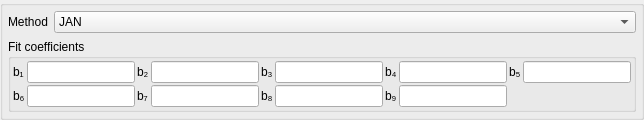
                   <widget class="QGroupBox" name="groupbox_rate_fit">
                    <property name="title">
                     <string/>
                    </property>
                    <property name="flat">
                     <bool>true</bool>
                    </property>
                    <layout class="QGridLayout" name="gridLayout_7" columnstretch="0,1">
                     <property name="leftMargin">
                      <number>5</number>
                     </property>
                     <property name="topMargin">
                      <number>5</number>
                     </property>
                     <property name="rightMargin">
                      <number>5</number>
                     </property>
                     <property name="bottomMargin">
                      <number>5</number>
                     </property>
                     <item row="2" column="0" colspan="2">
                      <widget class="QGroupBox" name="groupbox_rate_fit_coeff">
                       <property name="title">
                        <string>Fit coefficients</string>
                       </property>
                       <property name="flat">
                        <bool>true</bool>
                       </property>
                       <layout class="QGridLayout" name="gridLayout_8">
                        <property name="leftMargin">
                         <number>2</number>
                        </property>
                        <property name="topMargin">
                         <number>2</number>
                        </property>
                        <property name="rightMargin">
                         <number>2</number>
                        </property>
                        <property name="bottomMargin">
                         <number>2</number>
                        </property>
                        <property name="spacing">
                         <number>2</number>
                        </property>
                        <item row="0" column="6">
                         <widget class="QLabel" name="label_fit_b4">
                          <property name="text">
                           <string>b₄</string>
                          </property>
                         </widget>
                        </item>
                        <item row="0" column="9">
                         <widget class="LineEdit" name="lineedit_fit_b5"/>
                        </item>
                        <item row="0" column="3">
                         <widget class="LineEdit" name="lineedit_fit_b2"/>
                        </item>
                        <item row="0" column="7">
                         <widget class="LineEdit" name="lineedit_fit_b4"/>
                        </item>
                        <item row="0" column="2">
                         <widget class="QLabel" name="label_fit_b2">
                          <property name="text">
                           <string>b₂</string>
                          </property>
                         </widget>
                        </item>
                        <item row="0" column="8">
                         <widget class="QLabel" name="label_fit_b5">
                          <property name="text">
                           <string>b₅</string>
                          </property>
                         </widget>
                        </item>
                        <item row="0" column="1">
                         <widget class="LineEdit" name="lineedit_fit_b1"/>
                        </item>
                        <item row="0" column="0">
                         <widget class="QLabel" name="label_fit_b1">
                          <property name="text">
                           <string>b₁</string>
                          </property>
                         </widget>
                        </item>
                        <item row="0" column="5">
                         <widget class="LineEdit" name="lineedit_fit_b3"/>
                        </item>
                        <item row="0" column="4">
                         <widget class="QLabel" name="label_fit_b3">
                          <property name="text">
                           <string>b₃</string>
                          </property>
                         </widget>
                        </item>
                        <item row="1" column="0">
                         <widget class="QLabel" name="label_fit_b6">
                          <property name="text">
                           <string>b₆</string>
                          </property>
                         </widget>
                        </item>
                        <item row="1" column="2">
                         <widget class="QLabel" name="label_fit_b7">
                          <property name="text">
                           <string>b₇</string>
                          </property>
                         </widget>
                        </item>
                        <item row="1" column="4">
                         <widget class="QLabel" name="label_fit_b8">
                          <property name="text">
                           <string>b₈</string>
                          </property>
                         </widget>
                        </item>
                        <item row="1" column="6">
                         <widget class="QLabel" name="label_fit_b9">
                          <property name="text">
                           <string>b₉</string>
                          </property>
                         </widget>
                        </item>
                        <item row="1" column="1">
                         <widget class="LineEdit" name="lineedit_fit_b6"/>
                        </item>
                        <item row="1" column="3">
                         <widget class="LineEdit" name="lineedit_fit_b7"/>
                        </item>
                        <item row="1" column="5">
                         <widget class="LineEdit" name="lineedit_fit_b8"/>
                        </item>
                        <item row="1" column="7">
                         <widget class="LineEdit" name="lineedit_fit_b9"/>
                        </item>
                       </layout>
                       <zorder>label_fit_b4</zorder>
                       <zorder>lineedit_fit_b5</zorder>
                       <zorder>lineedit_fit_b2</zorder>
                       <zorder>lineedit_fit_b4</zorder>
                       <zorder>label_fit_b2</zorder>
                       <zorder>label_fit_b5</zorder>
                       <zorder>label_fit_b1</zorder>
                       <zorder>lineedit_fit_b3</zorder>
                       <zorder>label_fit_b3</zorder>
                       <zorder>label_fit_b6</zorder>
                       <zorder>label_fit_b7</zorder>
                       <zorder>label_fit_b8</zorder>
                       <zorder>label_fit_b9</zorder>
                       <zorder>lineedit_fit_b6</zorder>
                       <zorder>lineedit_fit_b7</zorder>
                       <zorder>lineedit_fit_b8</zorder>
                       <zorder>lineedit_fit_b9</zorder>
                       <zorder>lineedit_fit_b1</zorder>
                      </widget>
                     </item>
                     <item row="0" column="0">
                      <widget class="QLabel" name="label_fit_coeff_method">
                       <property name="text">
                        <string>Method</string>
                       </property>
                      </widget>
                     </item>
                     <item row="0" column="1">
                      <widget class="QComboBox" name="combobox_rate_fit_method">
                       <item>
                        <property name="text">
                         <string>JAN</string>
                        </property>
                       </item>
                       <item>
                        <property name="text">
                         <string>FIT1</string>
                        </property>
                       </item>
                      </widget>
                     </item>
                    </layout>
                   </widget>
